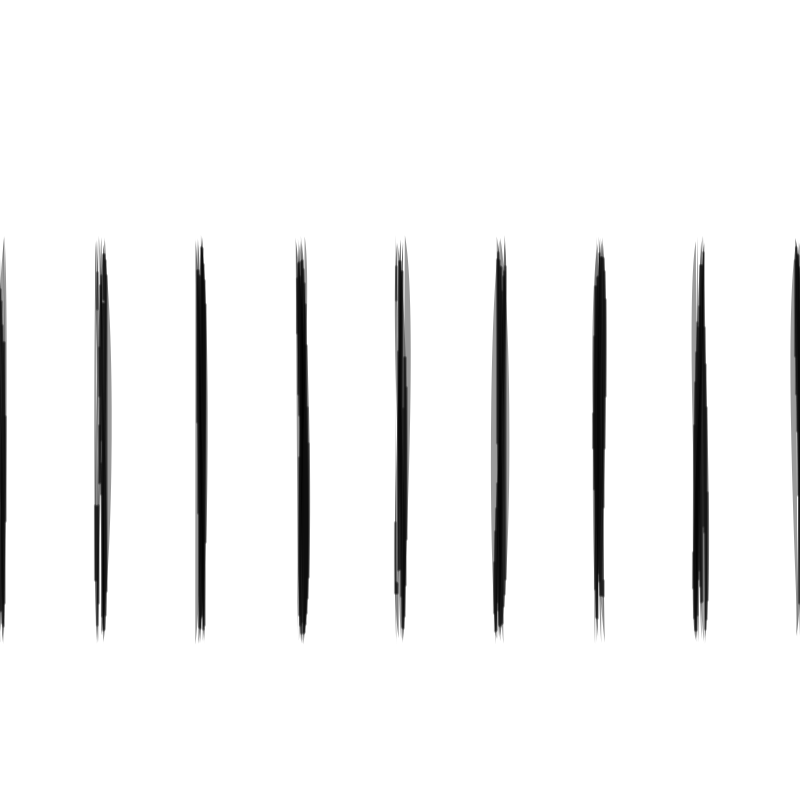
Frame 1 (no input)
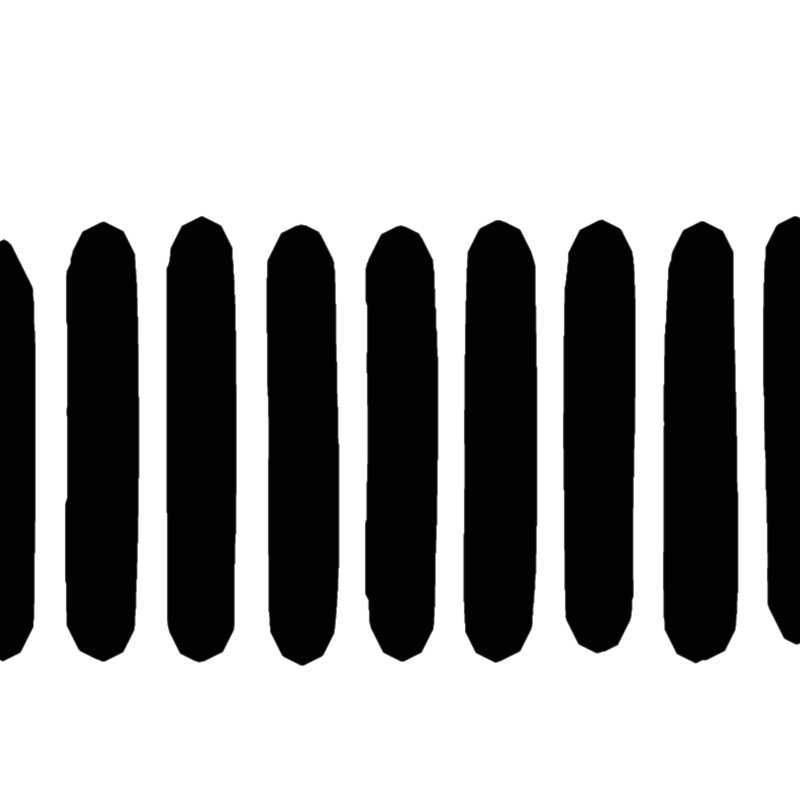
Frame 60 (the mouse pressed at the canvas centre just before this capture)
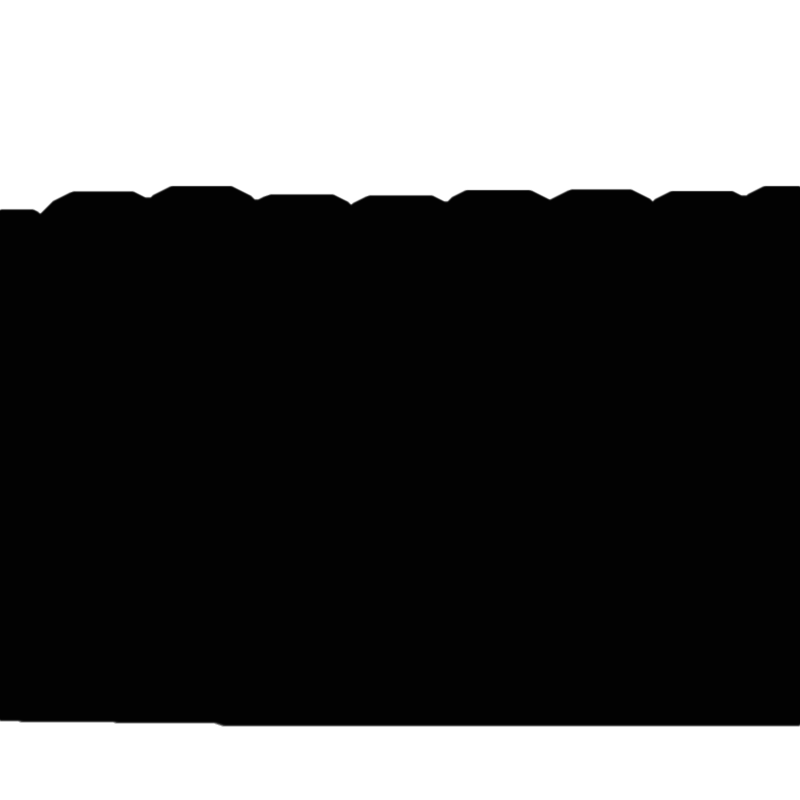
Frame 120 (the mouse held since frame 60 and released just before this capture)

The Processing sketch that drew these frames (run headless with seeded random() and noise(); from frame 60 on, the mouse is pressed at the canvas centre):

// Processing sketch: brushstroke_01
// ── brushstroke_01.pde






void setup() {

  background(255);

  size(800, 800);

  smooth();

  for (int n = 0; n < 10; n++) {
    ink(100*n, height*0.3, 100*n, height * 0.8);
  }


}

void draw() {
  
  
    for (int x = 0; x < width; x++) {
    for (int y = 0; y < height; y++) {
      color c = get(x, y);
      if (brightness(c) < 100) {
        float r = noise(mouseX)*5;
        fill(0, 50);
       ellipse(x + noise(-r, r), y + noise(-r, r, r), r, r);
      }
    }
  }
  
}



void ink(float x1, float y1, float x2, float y2) {

  float rPos = 5;
  float cPos = 80;

  noStroke();
  fill(0, 100);

  for (int n = 0; n < 10; n++) {

    curve(x1 - random(-cPos, cPos), y1 + random(-cPos, cPos), 
      x1+random(-rPos, rPos), y1+random(-rPos, rPos), 
      x2+random(-rPos, rPos), y2+random(-rPos, rPos), 
      x2 + random(-cPos, cPos), y2 + random(-cPos, cPos));
  }
}
